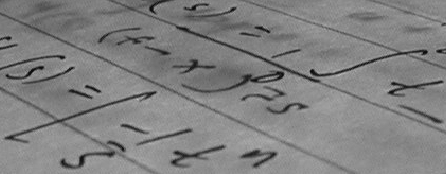
#> input picture hw1/hand_writting.png, 446 x 174 px
$ python HM1_HarrisCorner.py
#> lines starting #> are read from the running program, lines starting #| are printed output that depends on the picture; after the words box and inside, x2 and y2 are one past the last pixel; in counts of white or black regions, pixels touching at a corner belong together
### hw1/utils.py
import cv2
import matplotlib.pyplot as plt
from mpl_toolkits.mplot3d import Axes3D
import numpy as np

def read_img(path):
#> called with path = 'hand_writting.png'
    return cv2.imread(path, cv2.IMREAD_GRAYSCALE)
#> returned value is the input picture: shape (174, 446); min 10, max 197, mean 129.3

def write_img(path, img):
    cv2.imwrite(path, img)

def draw_corner(img_path, save_path, coner_list):
    vis_img = cv2.imread(img_path)
    for point in coner_list:
        cv2.circle(vis_img, (int(point[1]), int(point[0])), 2, (0,0,255), -1)

    write_img(save_path, vis_img)


def plane_func(pf, p_xy):
    return (pf[0]*p_xy[:,0] + pf[1]*p_xy[:,1] + pf[3])/-pf[2]

# [12 lines left out: function draw_save_plane_with_points, not called in this run]


### hw1/HM1_Convolve.py
import numpy as np
from utils import read_img, write_img

def padding(img, padding_size, type):
    """
        The function you need to implement for Q1 a).
        Inputs:
            img: array(float)
            padding_size: int
            type: str, zeroPadding/replicatePadding
        Outputs:
            padding_img: array(float)
    """
#> called with padding_size = 1, type = 'replicatePadding'

    nrow, ncol = img.shape
#> nrow = 174; ncol = 446
    padding_img = np.zeros((nrow + padding_size * 2, ncol + padding_size * 2))

    if type=="zeroPadding":
        padding_img[padding_size: -padding_size, padding_size: -padding_size] = img

        return padding_img
    elif type=="replicatePadding":
        padding_img[padding_size: -padding_size, padding_size: -padding_size] = img

        #border
        padding_img[:padding_size, padding_size: -padding_size] = img[0]
        padding_img[-padding_size:, padding_size: -padding_size] = img[-1]
        padding_img[padding_size: -padding_size, :padding_size] = img[:, 0][:, np.newaxis]
        padding_img[padding_size: -padding_size, -padding_size:] = img[:, -1][:, np.newaxis]

        #corner
        padding_img[:padding_size, :padding_size] = img[0, 0]
#> padding_img: shape (176, 448) float64; min 0, max 0.773, mean 0.507
        padding_img[:padding_size, -padding_size:] = img[0, -1]
#> padding_img: shape (176, 448) float64; min 0, max 0.773, mean 0.507
        padding_img[-padding_size:, :padding_size] = img[-1, 0]
#> padding_img: shape (176, 448) float64; min 0, max 0.773, mean 0.507
        padding_img[-padding_size:, -padding_size:] = img[-1, -1]
#> padding_img: shape (176, 448) float64; min 0.0392, max 0.773, mean 0.507

        return padding_img

# [42 lines left out: function convol_with_Toeplitz_matrix, not called in this run]

def convolve(img, kernel):
    """
        The function you need to implement for Q1 c).
        Inputs:
            img: array(float)
            kernel: array(float)
        Outputs:
            output: array(float)
    """

    #build the sliding-window convolution here
    #compute sizes
    nrow_i, ncol_i = img.shape
#> nrow_i = 176; ncol_i = 448
    nrow_k, ncol_k = kernel.shape
    nrow_o, ncol_o = nrow_i - nrow_k + 1, ncol_i - ncol_k + 1
#> nrow_o = 174; ncol_o = 446

    #compute indices
    x = np.repeat(np.arange(nrow_o), ncol_o)
    x_k = np.repeat(np.arange(nrow_k), ncol_k)
    x = x[:, np.newaxis] + x_k
    y = np.tile(np.arange(ncol_o), nrow_o)
    y_k = np.tile(np.arange(ncol_k), nrow_k)
    y = y[:, np.newaxis] + y_k

    #convolve
    matrix = img[x,y]
    flattened_kernel = kernel.flatten()[:, np.newaxis]
    output = (matrix @ flattened_kernel).reshape((nrow_o, ncol_o))

    return output

# [5 lines left out: function Gaussian_filter, not called in this run]

def Sobel_filter_x(img):
    padding_img = padding(img, 1, "replicatePadding")
    sobel_kernel_x = np.array([[-1,0,1],[-2,0,2],[-1,0,1]])
    output = convolve(padding_img, sobel_kernel_x)
#> in convolve (call 2), `output = (matrix @ flattened_kernel).reshape((nrow_o, ncol_o))`:
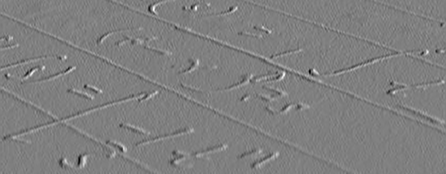
#> output: shape (174, 446) float64; min -1.93, max 1.93, mean 0.000352; drawn with min black and max white
    return output

def Sobel_filter_y(img):
    padding_img = padding(img, 1, "replicatePadding")
    sobel_kernel_y = np.array([[-1,-2,-1],[0,0,0],[1,2,1]])
    output = convolve(padding_img, sobel_kernel_y)
    return output


# [33 lines that do not run on import are left out]

### hw1/HM1_HarrisCorner.py
import numpy as np
from utils import  read_img, draw_corner
from HM1_Convolve import convolve, Sobel_filter_x,Sobel_filter_y,padding


def corner_response_function(input_img, window_size, alpha, threshold):
    """
        The function you need to implement for Q3.
        Inputs:
            input_img: array(float)
            window_size: int
            alpha: float
            threshold: float
        Outputs:
            corner_list: list
    """

    # please solve the corner_response_function of each window,
    # and keep windows with theta > threshold.
    # you can use several functions from HM1_Convolve to get
    # I_xx, I_yy, I_xy as well as the convolution result.
    # for detials of corner_response_function, please refer to the slides.

    #compute gradients
    I_x, I_y = Sobel_filter_y(input_img), Sobel_filter_x(input_img)
    I_xx, I_yy, I_xy = I_x * I_x, I_y * I_y, I_x * I_y
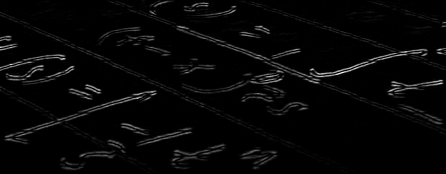
#> I_xx: shape (174, 446) float64; min 0, max 4.19, mean 0.112; drawn with min black and max white

    #compute gaussian_window_function of the given size
    sigma = 1.0
    half_window_size = window_size // 2
    x, y = np.mgrid[-half_window_size: half_window_size + 1, -half_window_size: half_window_size + 1]
    gaussian_window_function = np.exp((-(x ** 2 + y ** 2)) / 2 * sigma ** 2)

    #compute matrix M = I * w (Convolution)
    wI_xx, wI_yy, wI_xy = convolve(padding(I_xx, half_window_size, 'replicatePadding'), gaussian_window_function), \
                          convolve(padding(I_yy, half_window_size, 'replicatePadding'), gaussian_window_function), \
                          convolve(padding(I_xy, half_window_size, 'replicatePadding'), gaussian_window_function),
#> call 3 of padding, with padding_size = 2, type = 'replicatePadding'
#> in padding (call 3), `padding_img[padding_size: -padding_size, padding_size: -padding_size] ..`:
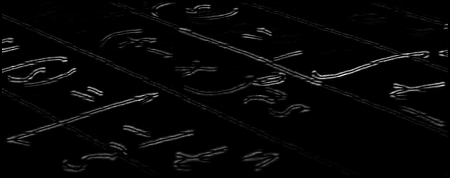
#> padding_img: shape (178, 450) float64; min 0, max 4.19, mean 0.108; drawn with min black and max white
#> in padding (call 3), `padding_img[:padding_size, padding_size: -padding_size] = img[0]`: padding_img: shape (178, 450) float64; 1.1% of pixels changed, all inside (x1, y1, x2, y2) = (2, 0, 448, 2)
#> in padding (call 3), `padding_img[-padding_size:, padding_size: -padding_size] = img[-1]`: padding_img: shape (178, 450) float64; min 0, max 4.19, mean 0.108
#> in padding (call 3), `padding_img[padding_size: -padding_size, :padding_size] = img[:, 0][:,..`: padding_img: shape (178, 450) float64; min 0, max 4.19, mean 0.109
#> in padding (call 3), `padding_img[padding_size: -padding_size, -padding_size:] = img[:, -1][..`: padding_img: shape (178, 450) float64; min 0, max 4.19, mean 0.109
#> in padding (call 3), `padding_img[:padding_size, :padding_size] = img[0, 0]`: padding_img: shape (178, 450) float64; min 0, max 4.19, mean 0.109
#> in padding (call 3), `padding_img[:padding_size, -padding_size:] = img[0, -1]`: padding_img: shape (178, 450) float64; min 0, max 4.19, mean 0.109
#> in padding (call 3), `padding_img[-padding_size:, :padding_size] = img[-1, 0]`: padding_img: shape (178, 450) float64; min 0, max 4.19, mean 0.109
#> in padding (call 3), `padding_img[-padding_size:, -padding_size:] = img[-1, -1]`: padding_img: shape (178, 450) float64; min 0, max 4.19, mean 0.109
#> in convolve (call 3), `nrow_i, ncol_i = img.shape`: nrow_i = 178; ncol_i = 450
#> in convolve (call 3), `output = (matrix @ flattened_kernel).reshape((nrow_o, ncol_o))`:
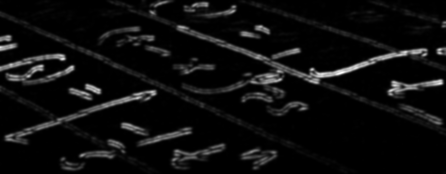
#> output: shape (174, 446) float64; min 0.000299, max 12.39, mean 0.689; drawn with min black and max white
#> call 4 of padding, with padding_size = 2, type = 'replicatePadding'
#> in padding (call 4), `padding_img[:padding_size, padding_size: -padding_size] = img[0]`:
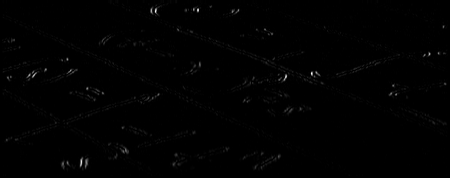
#> padding_img: shape (178, 450) float64; min 0, max 3.72, mean 0.0234; drawn with min black and max white
#> in padding (call 4), `padding_img[-padding_size:, padding_size: -padding_size] = img[-1]`: padding_img: shape (178, 450) float64; 1.09% of pixels changed, all inside (x1, y1, x2, y2) = (2, 176, 448, 178)
#> in padding (call 4), `padding_img[padding_size: -padding_size, :padding_size] = img[:, 0][:,..`: padding_img: shape (178, 450) float64; min 0, max 3.72, mean 0.0235
#> in padding (call 4), `padding_img[padding_size: -padding_size, -padding_size:] = img[:, -1][..`: padding_img: shape (178, 450) float64; min 0, max 3.72, mean 0.0235
#> in padding (call 4), `padding_img[:padding_size, :padding_size] = img[0, 0]`: padding_img: shape (178, 450) float64; min 0, max 3.72, mean 0.0235
#> in padding (call 4), `padding_img[:padding_size, -padding_size:] = img[0, -1]`: padding_img: shape (178, 450) float64; min 0, max 3.72, mean 0.0235
#> in padding (call 4), `padding_img[-padding_size:, :padding_size] = img[-1, 0]`: padding_img: shape (178, 450) float64; min 0, max 3.72, mean 0.0235
#> in padding (call 4), `padding_img[-padding_size:, -padding_size:] = img[-1, -1]`: padding_img: shape (178, 450) float64; min 0, max 3.72, mean 0.0235
#> in padding (call 5), `padding_img[:padding_size, padding_size: -padding_size] = img[0]`:
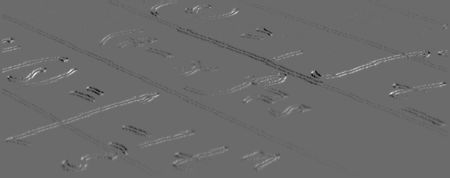
#> padding_img: shape (178, 450) float64; min -1.75, max 2.41, mean 0.00174; drawn with min black and max white
#> in padding (call 5), `padding_img[padding_size: -padding_size, :padding_size] = img[:, 0][:,..`: padding_img: shape (178, 450) float64; min -1.75, max 2.41, mean 0.00179
#> in padding (call 5), `padding_img[padding_size: -padding_size, -padding_size:] = img[:, -1][..`: padding_img: shape (178, 450) float64; min -1.75, max 2.41, mean 0.00179
#> in padding (call 5), `padding_img[:padding_size, :padding_size] = img[0, 0]`: padding_img: shape (178, 450) float64; min -1.75, max 2.41, mean 0.00179
#> in padding (call 5), `padding_img[:padding_size, -padding_size:] = img[0, -1]`: padding_img: shape (178, 450) float64; min -1.75, max 2.41, mean 0.00179
#> in padding (call 5), `padding_img[-padding_size:, :padding_size] = img[-1, 0]`: padding_img: shape (178, 450) float64; min -1.75, max 2.41, mean 0.00179
#> in padding (call 5), `padding_img[-padding_size:, -padding_size:] = img[-1, -1]`: padding_img: shape (178, 450) float64; min -1.75, max 2.41, mean 0.00179

    #compute eignevalues, determinants, traces
    delta = (wI_xx + wI_yy) * (wI_xx + wI_yy) - 4 * (wI_xx * wI_yy - wI_xy * wI_xy)
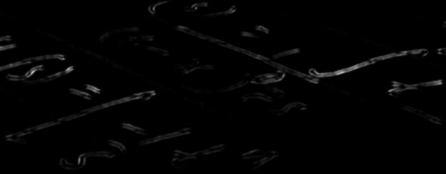
#> delta: shape (174, 446) float64; min 3.3e-09, max 190.9, mean 3.1
    eigenvalue1, eigenvalue2 = (wI_xx + wI_yy + np.sqrt(delta)) / 2, (wI_xx + wI_yy - np.sqrt(delta)) / 2
    det = eigenvalue1 * eigenvalue2
    trace = eigenvalue1 + eigenvalue2

    #TODO: deal with complex eigenvalues
    #det = np.where(delta >= 0, eigenvalue1 * eigenvalue2, wI_xx * wI_yy - wI_xy * wI_xy)
    #trace = np.where(delta >= 0, eigenvalue1 + eigenvalue2, wI_xx + wI_yy)

    #compute corner response theta
    theta = det - alpha * trace * trace

    #dropout and construct output
    x_corner, y_corner = np.where(theta > threshold)
#> x_corner = 2108 values from 3 to 168; y_corner = 2108 values, max 445 at index 212, min 3 at index 1653, mean 201.2
    corner_list = list(zip(x_corner, y_corner, theta[x_corner, y_corner]))
#> corner_list = 2108 items, first 6: (3, 207, 1.61), (3, 208, 2.2), (3, 209, 0.797), (4, 206, 0.938), (4, 207, 4.91), (4, 208, 4.9)

    return corner_list # the corners in corne_list: a tuple of (index of rows, index of cols, theta)


if __name__=="__main__":

    #Load the input images
    input_img = read_img("hand_writting.png")/255.

    #you can adjust the parameters to fit your own implementation
    window_size = 5
    alpha = 0.04
    threshold = 0.3

    corner_list = corner_response_function(input_img,window_size,alpha,threshold)

    # NMS
    corner_list_sorted = sorted(corner_list, key = lambda x: x[2], reverse = True)
#> corner_list_sorted = 2108 items, first 6: (71, 310, 27.33), (70, 310, 22.32), (57, 64, 19.68), (72, 310, 18.02), (86, 86, 17.12), (92, 389, 16.64)
    NML_selected = []
    NML_selected.append(corner_list_sorted[0][:-1])
    dis = 10
    for i in corner_list_sorted :
        for j in NML_selected :
            if(abs(i[0] - j[0] <= dis) and abs(i[1] - j[1]) <= dis) :
                break
        else :
            NML_selected.append(i[:-1])
#> this loop made 2108 passes
#> after the loop, NML_selected = 52 pairs, first value 4 to 167, second value 5 to 442


    #save results
    draw_corner("hand_writting.png", "result/HM1_HarrisCorner.png", NML_selected)
#> the loop in draw_corner, `for point in coner_list:` made 52 passes
#> point on passes 1 to 12: (71, 310), (57, 64), (86, 86), (92, 389), (51, 426), (67, 42), (51, 437), (91, 100), (81, 442), (73, 283), (92, 155), (75, 6)
